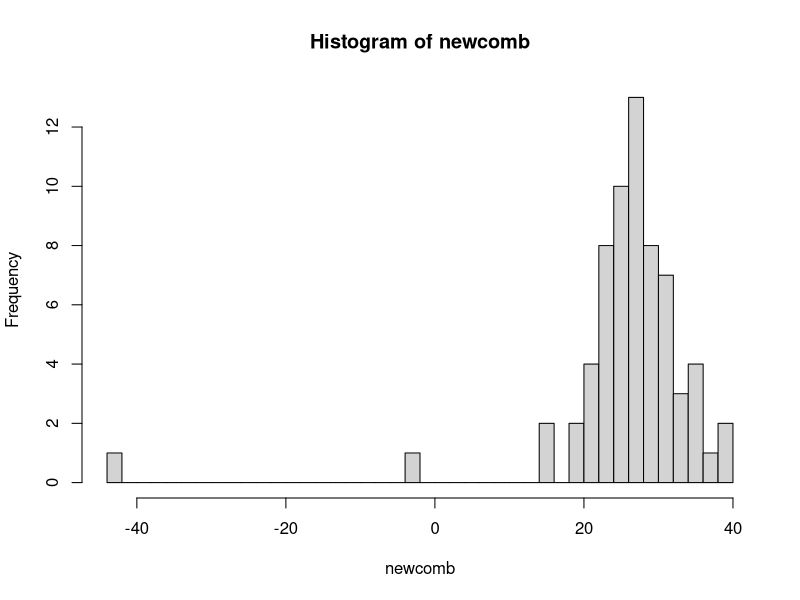
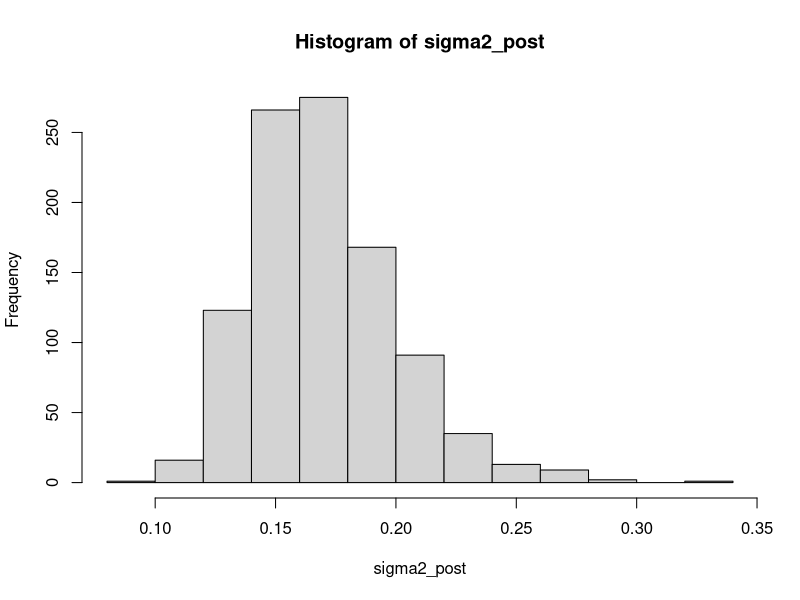
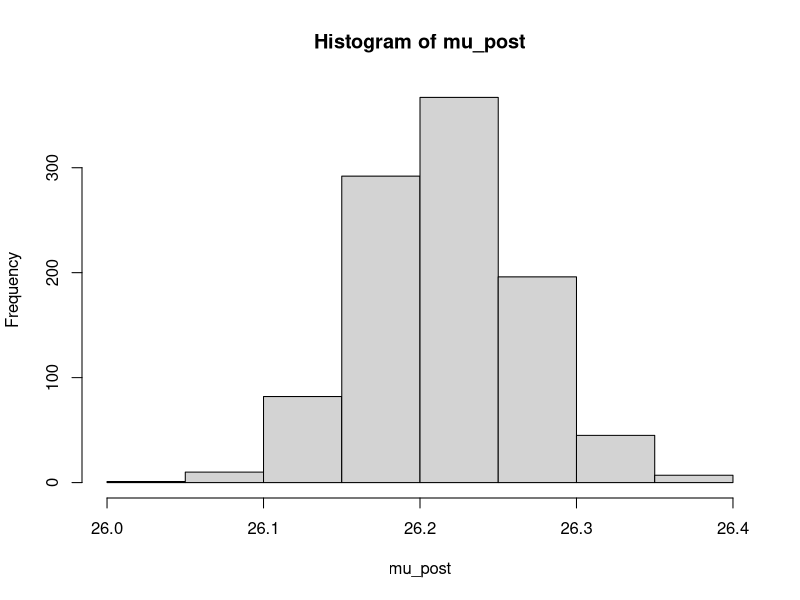
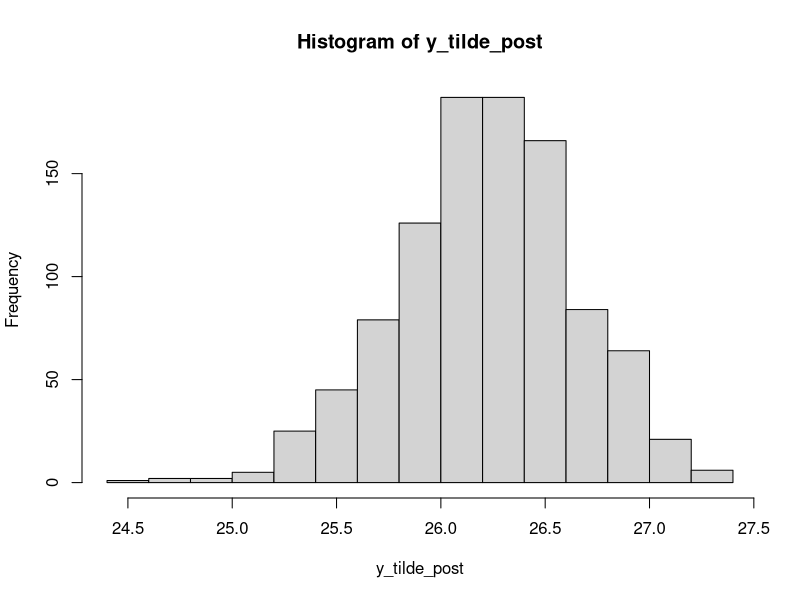
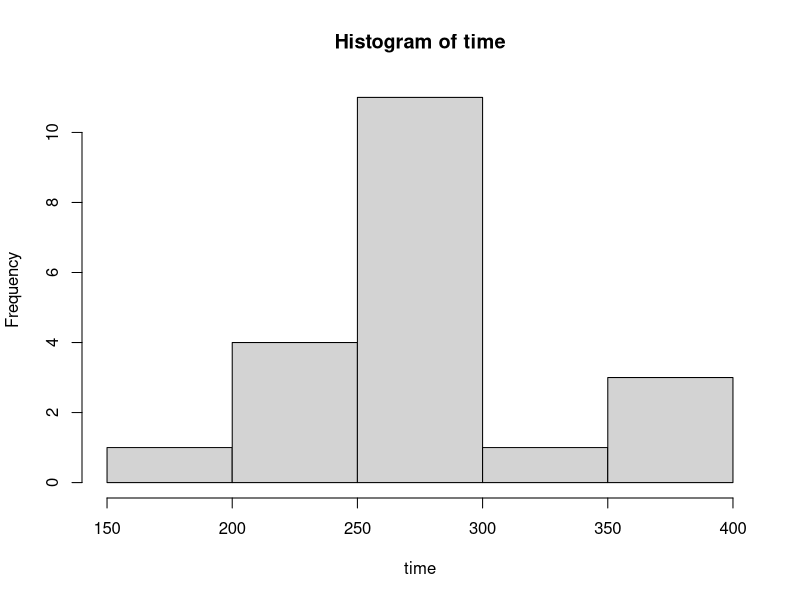
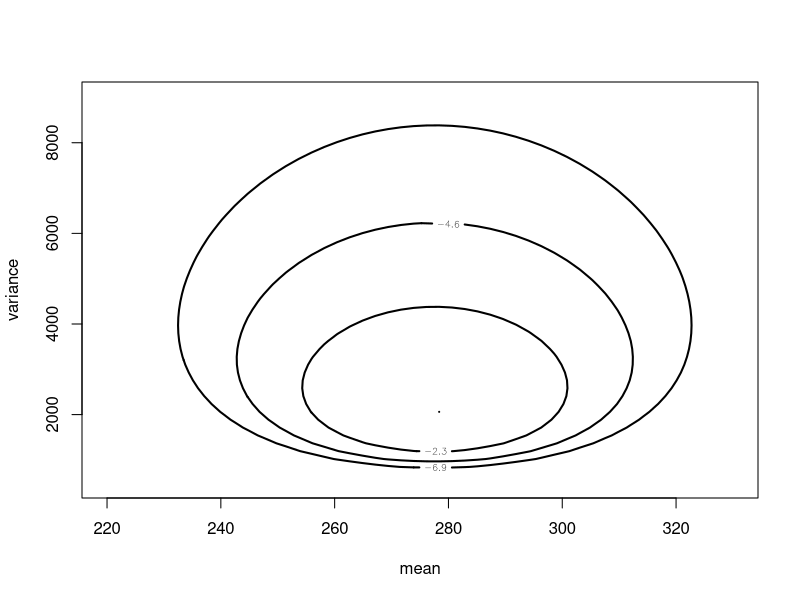
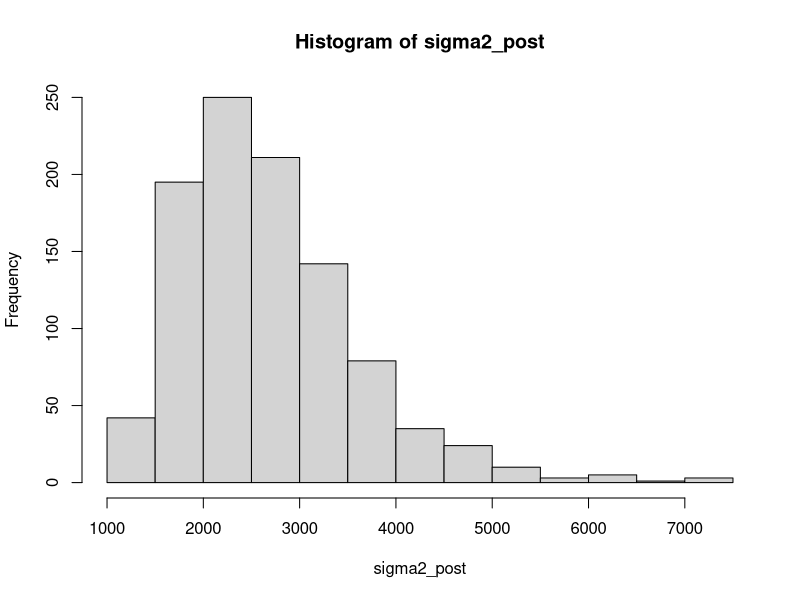
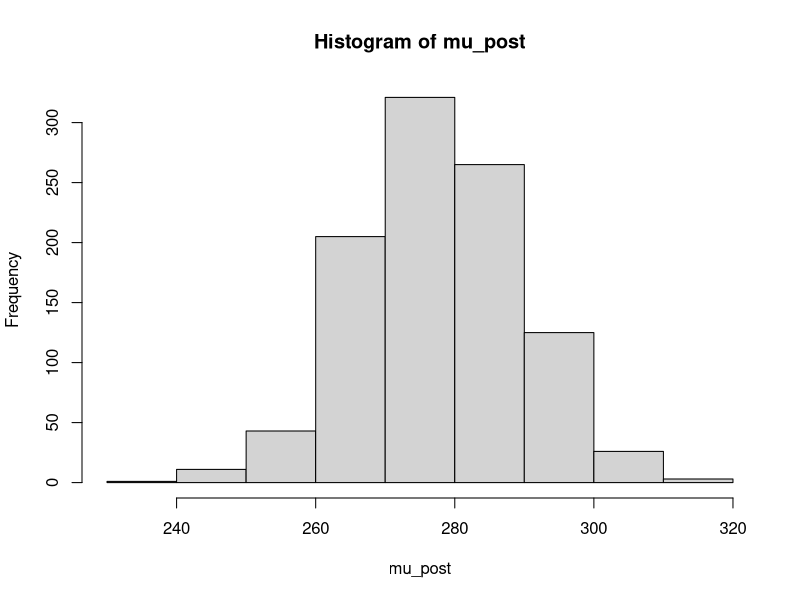

Recreate these plots in R, in order.
## ---- chunk 1
library(MASS)
data("newcomb")
## ---- chunk 2
hist(newcomb,breaks = 40)
## ---- chunk 3
s2 <- var(newcomb)
sigma2_pre <- rchisq(n = 1000,df = 65)
sigma2_post <- sqrt(s2)/sigma2_pre
hist(sigma2_post)
## ---- chunk 4
n_tot <- length(newcomb)
ybar <- mean(newcomb)
mu_post <- rnorm(n = 1000,mean = ybar,sd = sqrt(sigma2_post/n_tot))
hist(mu_post)
## ---- chunk 5
quantile(mu_post,probs = c(0.05,0.95))
## ---- chunk 6
ybar + c(-1,1)*qt(0.95,df = 65)*sqrt(s2/n_tot)
## ---- chunk 7
y_tilde_post <- rnorm(n = 1000,mean = mu_post,sd = sqrt(sigma2_post))
hist(y_tilde_post)

quantile(y_tilde_post,probs = c(0.05,0.95))
## ---- chunk 8
library(LearnBayes)
data("marathontimes")
attach(marathontimes)
hist(time)
## ---- chunk 9
d = mycontour(normchi2post, c(220, 330, 500, 9000), time,xlab="mean",ylab="variance")
## ---- chunk 10
S <- sum((time-mean(time))^2)

n <- length(time)

sigma2_post <- S/rchisq(1000,n-1)
hist(sigma2_post)
mu_post <- rnorm(n = 1000,mean = mean(time),sd = sqrt(sigma2_post/n))
hist(mu_post)
## ---- chunk 11
d = mycontour(normchi2post, c(220, 330, 500, 9000), time,xlab="mean",ylab="variance")
points(mu_post,sigma2_post)
## ---- chunk 12
quantile(mu_post,c(0.025,0.975))/60
quantile(sqrt(sigma2_post),c(0.025,0.975))
## ---- chunk 13
alpha <- c(728,584,138)
theta_post <- rdirichlet(1000,alpha)
## ---- chunk 14
hist(theta_post[,1])
hist(theta_post[,2])
hist(theta_post[,3])
## ---- chunk 15
hist(theta_post[,1]-theta_post[,2])
## ---- chunk 16
quantile(theta_post[,1]-theta_post[,2],c(0.025,0.975))
## ---- chunk 17
sum(theta_post[,1]-theta_post[,2]<0)/1000
